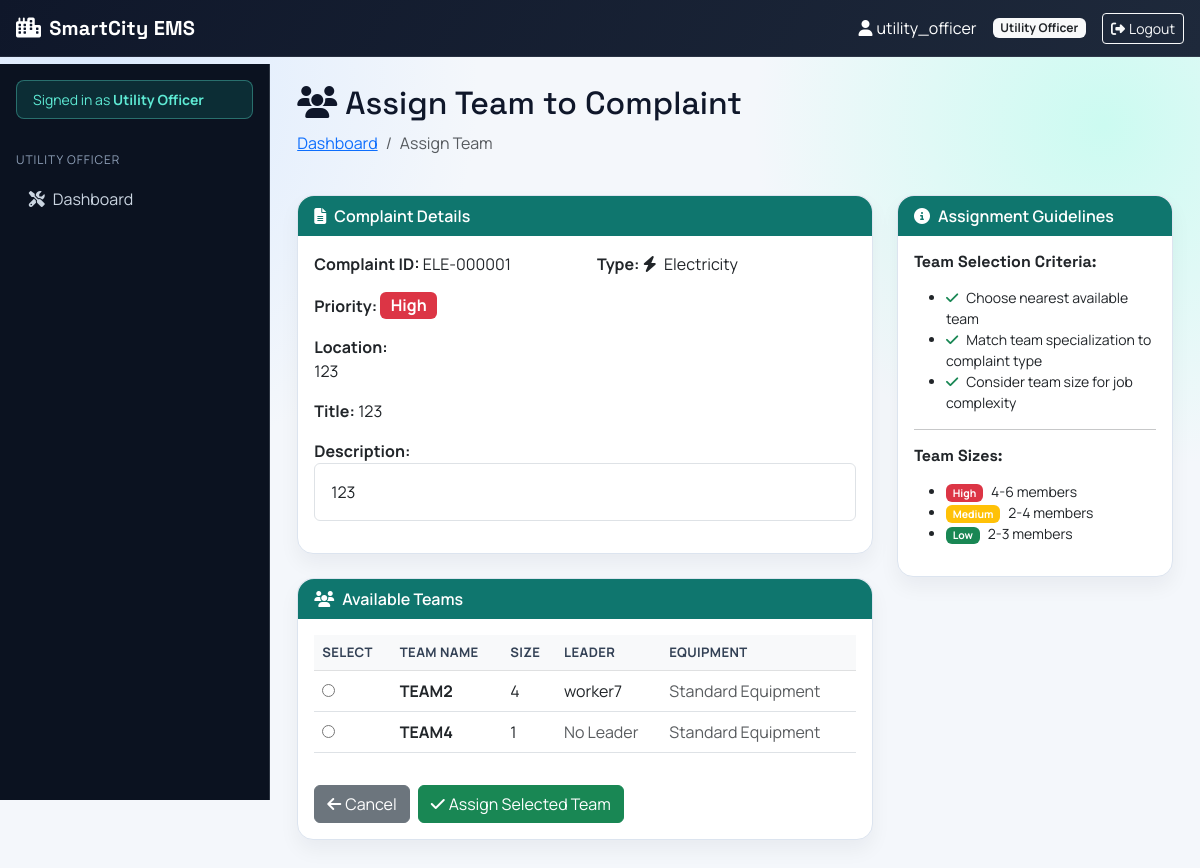
The page /utilities/assign-team/1/ (signed in) on the database as committed earlier.
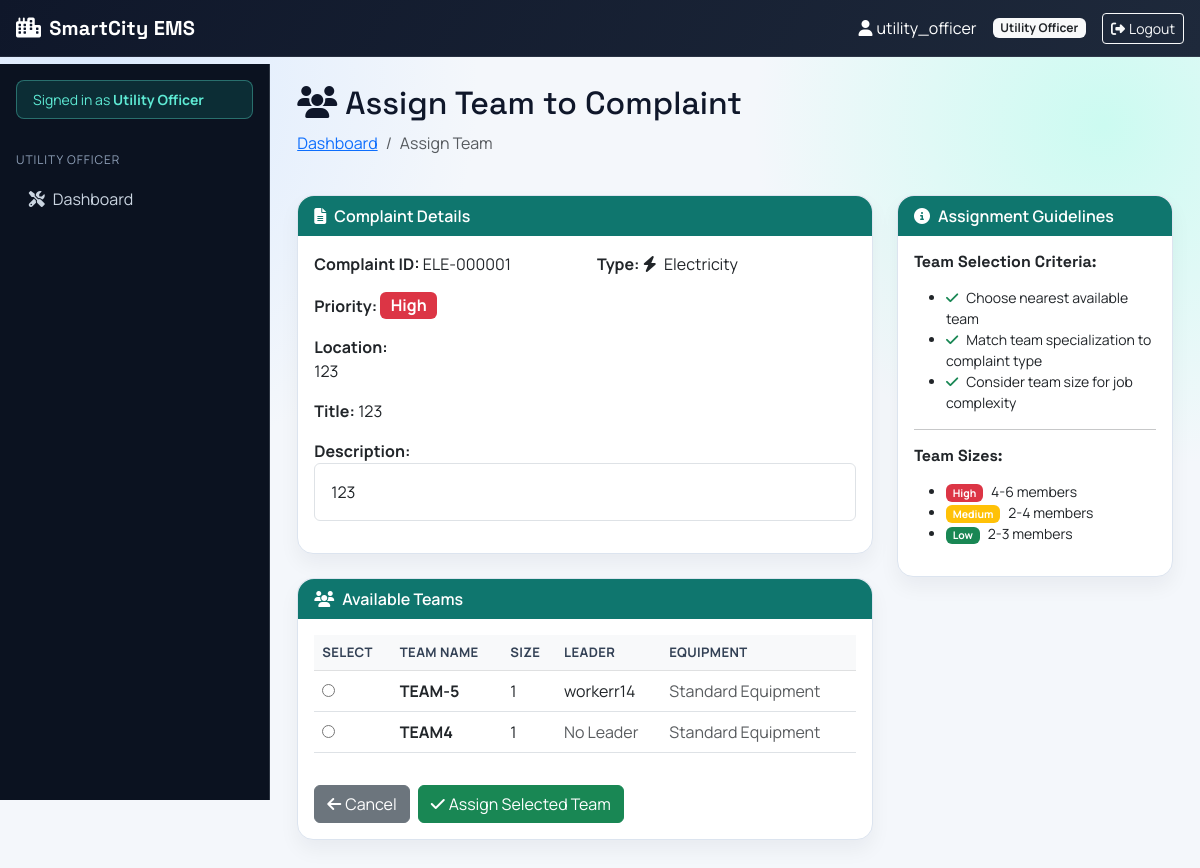
The same page on the database as committed later.
### utilities/models.py (models this page shows, shortened)
class UtilityTeam(models.Model):
    TEAM_TYPE_CHOICES = [
        ('water', 'Water Supply Response'),
        ('electricity', 'Electricity Response'),
        ('road_maintenance', 'Road Maintenance'),
        ('garbage', 'Garbage Management'),
        ('public_works', 'Public Works'),
        ('special_operations', 'Special Operations'),
    ]
    name = models.CharField(max_length=100)
    team_type = models.CharField(max_length=50, choices=TEAM_TYPE_CHOICES, default='water')
    team_size = models.IntegerField(default=0)
    workers = models.ManyToManyField(
        'accounts.User',
        limit_choices_to={'role': 'worker'},
        related_name='utility_teams'
    )
    vehicles = models.ManyToManyField(
        'emergency.EmergencyVehicle',  # Reuse emergency vehicles for utility teams
        related_name='utility_teams',
        blank=True
    )
    equipment = models.TextField(blank=True)
    team_leader = models.ForeignKey(
        'accounts.User',
        on_delete=models.SET_NULL,
        null=True,
        related_name='led_utility_teams',
        limit_choices_to={'role': 'worker'},
        blank=True
    )
    is_available = models.BooleanField(default=True)
    created_at = models.DateTimeField(auto_now_add=True)
    class Meta:
        ordering = ['name']

### accounts/models.py (models this page shows, shortened)
class User(AbstractUser):
    ROLE_CHOICES = [
        ('citizen', 'Citizen'),
        ('government_authority', 'Government Authority'),
        ('emergency_operator', 'Emergency Operator'),
        ('utility_officer', 'Utility Officer'),
        ('team_admin', 'Team Administrator'),
        ('worker', 'Worker'),
    ]
    role = models.CharField(max_length=50, choices=ROLE_CHOICES, default='citizen')
    phone_number = models.CharField(max_length=15, blank=True)
    address = models.TextField(blank=True)

### utilities/views.py (the view, shortened to what this page needs)
# urls.py: path('assign-team/<int:complaint_id>/', views.assign_utility_team, name='assign_utility_team'),
@login_required
def assign_utility_team(request, complaint_id):
    if request.user.role != 'utility_officer':
        messages.error(request, 'Access denied.')
        return redirect('dashboard:dashboard')
    complaint = get_object_or_404(Complaint, id=complaint_id)
    available_teams = UtilityTeam.objects.filter(is_available=True)
    return render(
        request,
        'utilities/assign_utility_team.html',
        {
            'complaint': complaint,
            'available_teams': available_teams,
        },
    )

### templates/utilities/assign_utility_team.html (shortened to what the changed rows need)
{% extends 'dashboard/base_dashboard.html' %}
{% block dashboard_content %}
<div class="row mb-4">
    <div class="col-12">
        <h2><i class="fas fa-users me-2"></i>Assign Team to Complaint</h2>
    </div>
</div>
<div class="row">
    <div class="col-lg-8 mb-4">
        <div class="card mt-4">
            <div class="card-body">
                {% if available_teams %}
                <form method="post">
                    <div class="table-responsive">
                        <table class="table table-hover">
                            <thead class="table-light">
                                <tr>
                                    <th>Select</th>
                                    <th>Team Name</th>
                                    <th>Size</th>
                                    <th>Leader</th>
                                    <th>Equipment</th>
                                </tr>
                            </thead>
                            <tbody>
                                {% for team in available_teams %}
                                <tr>
                                    <td>
                                        <input type="radio" name="team_id" value="{{ team.id }}" required>
                                    </td>
                                    <td><strong>{{ team.name }}</strong></td>
                                    <td>{{ team.team_size }}</td>
                                    <td>
                                        {% if team.team_leader %}
                                        {{ team.team_leader.username }}
                                        {% else %}
                                        <span class="text-muted">No Leader</span>
                                        {% endif %}
                                    </td>
                                    <td>
                                        {% if team.equipment %}
                                        <small>{{ team.equipment|truncatewords:5 }}</small>
                                        {% else %}
                                        <span class="text-muted">Standard Equipment</span>
                                        {% endif %}
                                    </td>
                                </tr>
                                {% endfor %}
                            </tbody>
                        </table>
                    </div>
                </form>
                {% else %}
                <div class="alert alert-warning">
                    <i class="fas fa-exclamation-triangle me-2"></i>
                    <strong>No Available Teams!</strong><br>
                    All utility teams are currently assigned. Please wait for a team to become available.
                </div>
                {% endif %}
            </div>
        </div>
    </div>
</div>
{% endblock %}

Rows that differ between the two databases and show on the page:
no longer on this page (row edited): UtilityTeam: name "TEAM2", team_size "4", team_leader.username "worker7", equipment "Standard Equipment"
added UtilityTeam: name "TEAM-5", team_size "1", team_leader.username "workerr14", equipment "Standard Equipment"
